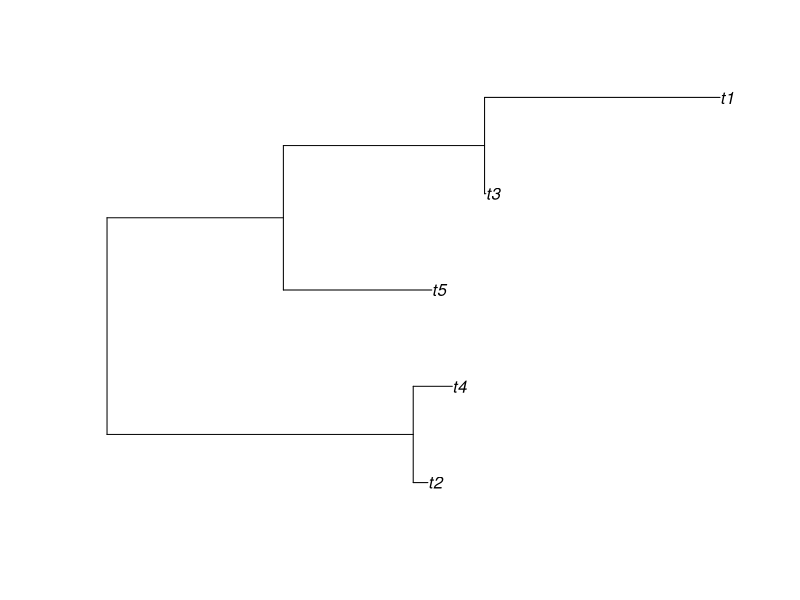

Recreate this plot in R. (Note: this script raises an error after producing the figure.)
library(tidyverse)

rm(list = ls())

N <- 5

#set.seed(944307) # sample(1e6,1)
tree <- ape::rtree(N); plot(tree)
A <- vcv.phylo(tree, corr = T); A
I <- diag(N); I

rho_phy <- 0.1
rho_res <- 0.5
sigma_phy_1

Sigma_phy <- matrix(c(1,rho_phy,rho_phy,1),2,2); Sigma_phy
Sigma_res <- matrix(c(1,rho_res,rho_res,1),2,2); Sigma_res
Sigma <- kronecker(Sigma_phy,A) + kronecker(Sigma_res,I); Sigma

Sigma_partition <- function(i,j) Sigma_phy[i,j]*A + Sigma_res[i,j]*I
Sigma_12 <- Sigma_partition(1,2)
Sigma_22 <- Sigma_partition(2,2)

Sigma_12
solve(Sigma_22)
beta <- Sigma_12 %*% solve(Sigma_22); beta
